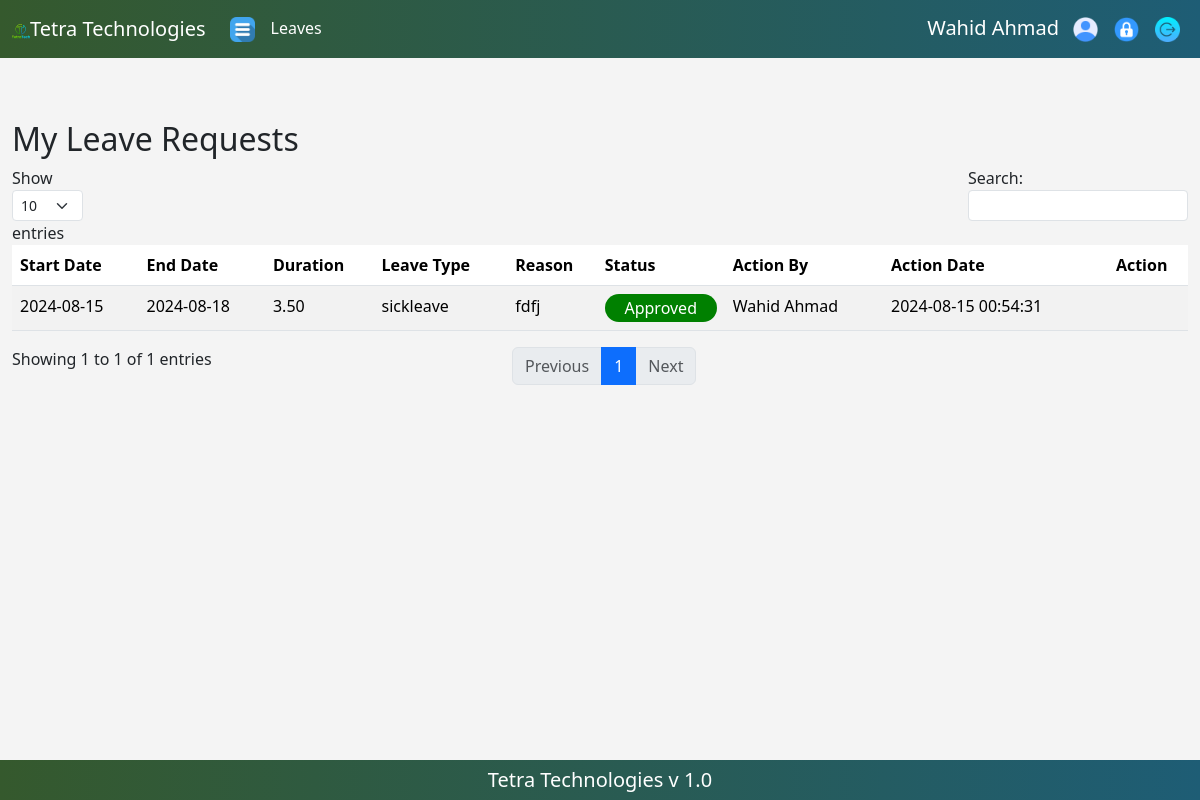
The page /user.php (signed in) on the database its author committed.
### tables this page shows
CREATE TABLE `users` (
  `id` int(11) NOT NULL,
  `username` varchar(50) NOT NULL,
  `login` varchar(50) NOT NULL,
  `email` varchar(100) NOT NULL,
  `password` varchar(255) NOT NULL,
  `user_type` enum('admin','hradmin','user') NOT NULL,
  `hiring_date` date NOT NULL,
  `created_at` timestamp NOT NULL DEFAULT current_timestamp(),
  `status` enum('active','blocked') NOT NULL DEFAULT 'active',
  `leave_limit` int(11) DEFAULT 0,
  `leave_start_date` date DEFAULT NULL,
  `leave_end_date` date DEFAULT NULL
);

CREATE TABLE `leaves` (
  `id` int(11) NOT NULL,
  `user_id` int(11) NOT NULL,
  `username` varchar(255) NOT NULL,
  `start_date` date NOT NULL,
  `end_date` date NOT NULL,
  `duration` decimal(10,2) DEFAULT NULL,
  `leave_type` varchar(50) NOT NULL,
  `reason` text DEFAULT NULL,
  `created_at` timestamp NOT NULL DEFAULT current_timestamp(),
  `status` enum('Requested','Approved','Rejected','Cancelled') DEFAULT 'Requested',
  `action_by` int(11) DEFAULT NULL,
  `action_date` datetime DEFAULT NULL
);

### user.php (the view, shortened to what this page needs)
<?php
require 'config.php';
$userId = $_SESSION['user_id'];
$stmt = $conn->prepare("SELECT id, start_date, end_date, duration, leave_type, reason, status, action_by, action_date FROM leaves WHERE user_id = ?");
$stmt->bind_param("i", $userId);
$stmt->execute();
$result = $stmt->get_result();
$leaves = [];
while ($row = $result->fetch_assoc()) {
    $leaves[] = $row;
}
$usernames = [];
foreach ($leaves as $leave) {
    if ($leave['action_by'] && !isset($usernames[$leave['action_by']])) {
        $stmt = $conn->prepare("SELECT username FROM users WHERE id = ?");
        $stmt->bind_param("i", $leave['action_by']);
        $stmt->execute();
        $stmt->bind_result($username);
        $usernames[$leave['action_by']] = $username;
    }
}
?>
<?php include_once 'partials/users/navbar.php'; ?>
<section class="container-fluid" style="padding: 60px 0 40px 0;">
   <div class="container-fluid">
   <h2>My Leave Requests</h2>
    <table id="leaveTable" class="table table-striped" style="width:100%">
        <thead>
            <tr>
                <th>Start Date</th>
                <th>End Date</th>
                <th>Duration</th>
                <th>Leave Type</th>
                <th>Reason</th>
                <th>Status</th>
                <th>Action By</th>
                <th>Action Date</th>
                <th>Action</th>
            </tr>
        </thead>
        <tbody>
            <?php foreach ($leaves as $leave): ?>
                <?php
                if ($leave['status'] == 'Requested') {
                    $statusClass = 'bg-orange text-white';
                } elseif ($leave['status'] == 'Approved') {
                    $statusClass = 'bg-green text-white';
                } elseif ($leave['status'] == 'Cancelled') {
                    $statusClass = 'bg-red text-white';
                } else {
                    $statusClass = '';
                }
                ?>
                <tr>
                    <td><?php echo htmlspecialchars($leave['start_date']); ?></td>
                    <td><?php echo htmlspecialchars($leave['end_date']); ?></td>
                    <td><?php echo htmlspecialchars($leave['duration']); ?></td>
                    <td><?php echo htmlspecialchars($leave['leave_type']); ?></td>
                    <td><?php echo htmlspecialchars($leave['reason']); ?></td>
                    <td>
                        <div class="<?php echo $statusClass; ?>"><?php echo htmlspecialchars($leave['status']); ?></div>
                    </td>
                    <td>
                        <?php echo isset($usernames[$leave['action_by']]) ? htmlspecialchars($usernames[$leave['action_by']]) : 'N/A'; ?>
                    </td>
                    <td>
                        <?php echo htmlspecialchars($leave['action_date']) ? date('Y-m-d H:i:s', strtotime($leave['action_date'])) : 'N/A'; ?>
                    </td>
                    <td>
                    </td>
                </tr>
            <?php endforeach; ?>
        </tbody>
    </table>
   </div>
</section>
<?php include_once 'partials/users/footer.php'; ?>

### partials/users/navbar.php (shortened to what this page needs)
<?php
include 'config.php';
$userId = $_SESSION['user_id'];
$stmt = $conn->prepare("SELECT username FROM users WHERE id = ?");
$stmt->bind_param('i', $userId);
$stmt->execute();
$stmt->bind_result($username);
?>
<!DOCTYPE html>
<html lang="en">
<head>
    <link href="https://cdn.jsdelivr.net/npm/bootstrap@5.3.3/dist/css/bootstrap.min.css" rel="stylesheet">
</head>
<body>
    <nav class="navbar navbar-expand-lg fixed-top">
        <div class="container-fluid">
        <span><img src="images/icons/brand.png"></span><a class="navbar-brand text-white" href="#">Tetra Technologies</a>
            <div class="collapse navbar-collapse" id="navbarNavDropdown">
                <ul class="navbar-nav">
                    <li class="nav-item">
                        <a class="nav-link text-white" href="user.php"><img src="images/icons/menu.png" width="25px" height="25px"></a>
                    </li>
                    <li class="nav-item">
                        <a class="nav-link text-white" href="userleaves.php">Leaves</a>
                    </li>
                </ul>
                <ul class="navbar-nav ms-auto">
                    <li class="nav-item text-white d-flex justify-content-center align-items-center" style="margin: 5px 6px 0 0;">
                        <h5><?php echo $username; ?></h5>
                    </li>
                    <li class="nav-item">
                        <a class="nav-link text-white" href="profile.php"><img src="images/icons/profile.png" width="25px" height="25px"></a>
                    </li>
                    <li class="nav-item">
                        <a class="nav-link text-white" href="#" data-bs-toggle="modal" data-bs-target="#changePasswordModal"><img src="images/icons/password.png" width="25px" height="25px"></a>
                    </li>
                    <li class="nav-item">
                        <a class="nav-link text-white" href="logout.php"><img src="images/icons/logout.png" width="25px" height="25px"></a>
                    </li>
                </ul>
            </div>
        </div>
    </nav>

### partials/users/navbar.php (style rules this page uses)
body { padding: 60px 0 40px 0; background-color: #f4f4f4; }
nav { background: linear-gradient(to right, #35592d, #1e5d75) !important; color: #fff; }
.dataTables_wrapper .dataTables_sort_icon, .dataTables_wrapper .sorting:after, .dataTables_wrapper .sorting_desc:after, .dataTables_wrapper .sorting_asc:after { color: #ffffff !important; }
.dataTables_wrapper .sorting:after, .dataTables_wrapper .sorting_desc:after, .dataTables_wrapper .sorting_asc:after { font-size: 12px; margin-left: 5px; }
.bg-green { background-color: green !important; border-radius: 20px; padding: 2px 6px; text-align: center; }
.text-white { color: white !important; border-radius: 20px; }

### rows shown on the page
users: username "Wahid Ahmad"
leaves: start_date "2024-08-15", end_date "2024-08-18", duration "3.50", leave_type "sickleave", reason "fdfj", status "Approved", action_by "Wahid Ahmad", action_date "2024-08-15 00:54:31"
